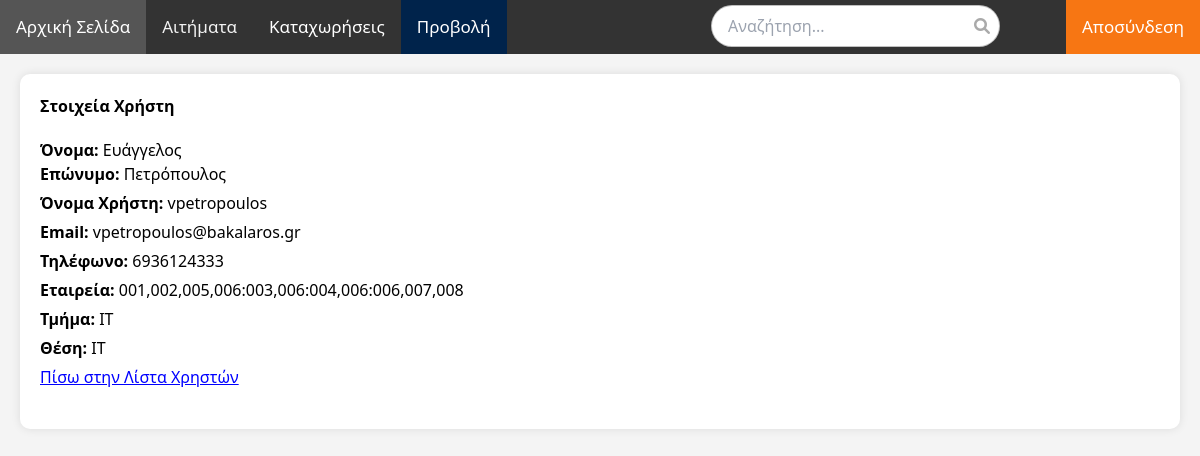
Page /show_user.php?user_id=173 (signed in) on the committed database.
### tables this page shows
CREATE TABLE `users` (
  `user_id` int(11) NOT NULL AUTO_INCREMENT,
  `name` varchar(255) NOT NULL DEFAULT '',
  `lastname` varchar(255) NOT NULL DEFAULT '',
  `username` varchar(255) NOT NULL,
  `password` varchar(255) NOT NULL,
  `company_code` varchar(255) NOT NULL,
  `department_name` varchar(255) NOT NULL,
  `email` varchar(255) NOT NULL,
  `phone` varchar(20) NOT NULL,
  `inactive` tinyint(1) NOT NULL DEFAULT 0,
  `role_name` varchar(255) NOT NULL,
  `admin` tinyint(1) DEFAULT NULL,
  PRIMARY KEY (`user_id`)
);

### show_user.php (the view, shortened to what this page needs)
<?php
include 'connection.php';
$user_id = isset($_GET['user_id']) ? intval($_GET['user_id']) : 0;
$sql = "SELECT user_id, name, lastname, username, email, phone, company_code, department_name, role_name FROM users WHERE user_id = $user_id";
$result = $conn->query($sql);
if ($result->num_rows > 0) {
    $user = $result->fetch_assoc();
} else {
    echo "User not found.";
    exit;
}
?>
<!DOCTYPE html>
<html>
<head>
    <link href="https://cdn.jsdelivr.net/npm/tailwindcss@2.2.17/dist/tailwind.min.css" rel="stylesheet">
    <link rel="stylesheet" href="https://cdnjs.cloudflare.com/ajax/libs/font-awesome/6.0.0-beta3/css/all.min.css">
</head>
<body>
<div class="request-container">
  <div class="header-container2">
    <h1>Στοιχεία Χρήστη</h1>
    <div><strong>Όνομα:</strong> <?php echo htmlspecialchars($user['name']); ?></div>
    <p><strong>Επώνυμο:</strong> <?php echo htmlspecialchars($user['lastname']); ?></p>
    <p><strong>Όνομα Χρήστη:</strong> <?php echo htmlspecialchars($user['username']); ?></p>
    <p><strong>Email:</strong> <?php echo htmlspecialchars($user['email']); ?></p>
    <p><strong>Τηλέφωνο:</strong> <?php echo htmlspecialchars($user['phone']); ?></p>
    <p><strong>Εταιρεία:</strong> <?php echo htmlspecialchars($user['company_code']); ?></p>
    <p><strong>Τμήμα:</strong> <?php echo htmlspecialchars($user['department_name']); ?></p>
    <p><strong>Θέση:</strong> <?php echo htmlspecialchars($user['role_name']); ?></p>
    <a href="show_users.php" class="btn btn-primary">Πίσω στην Λίστα Χρηστών</a>
  </div>
</div>
</body>
</html>

### rows in the picture
users: name "Ευάγγελος", lastname "Πετρόπουλος", username "vpetropoulos", email "vpetropoulos@bakalaros.gr", phone "6936124333", company_code "001,002,005,006:003,006:004,006:006,007,008", department_name "IT", role_name "ΙΤ"
